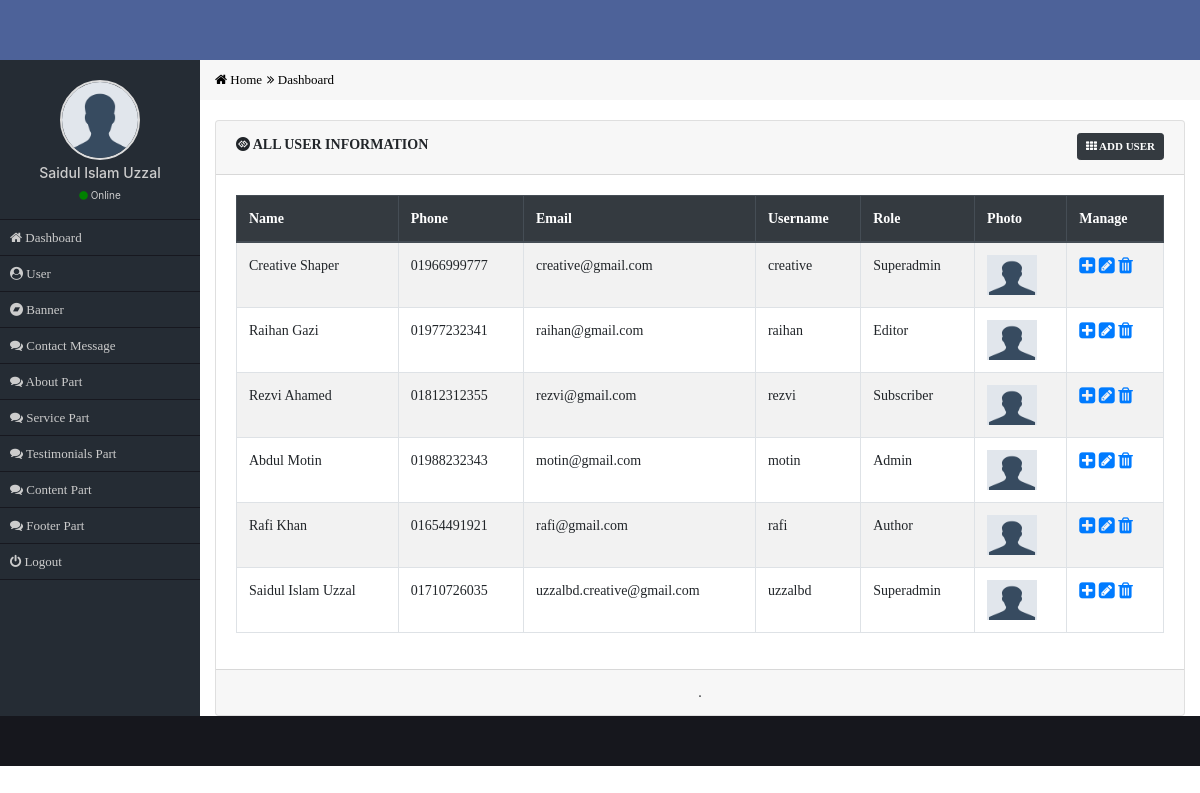
The app's page /admin/all-user.php (signed in) with its own data.
### tables this page shows
CREATE TABLE `cs_user` (
  `user_id` int(11) NOT NULL,
  `user_name` varchar(50) NOT NULL,
  `user_phone` varchar(20) NOT NULL,
  `user_email` varchar(40) NOT NULL,
  `user_username` varchar(30) NOT NULL,
  `user_password` varchar(40) NOT NULL,
  `role_id` int(11) NOT NULL,
  `user_photo` varchar(50) NOT NULL,
  `user_reg_time` datetime NOT NULL
);

CREATE TABLE `cs_role` (
  `role_id` int(11) NOT NULL,
  `role_name` varchar(20) NOT NULL
);

### admin/functions/main.php (called while the page is built, shortened)
<?php session_start();
    function get_header(){
        require_once('includes/header.php');
    }
    function get_sidebar(){
        require_once('includes/sidebar.php');
    }
    function get_footer(){
        require_once('includes/footer.php');
    }
?>

### admin/all-user.php (the view, shortened to what this page needs)
<?php
    require_once('functions/main.php');
    if($_SESSION['role']=='1'){
    get_header();
    get_sidebar();
?>
    <div class="row">
        <div class="col-md-12 main_content">
            <div class="card">
              <div class="card-header">
                  <div class="row">
                      <div class="col-md-8">
                            <h4 class="card_header_title"><i class="fa fa-gg-circle"></i> All User Information</h4>
                      </div>
                      <div class="col-md-4 text-right">
                          <a class="btn btn-sm btn-dark card_top_btn" href="add-user.php"><i class="fa fa-th"></i> Add User</a>
                      </div>
                  </div>
              </div>
              <div class="card-body">
                  <table class="table table-bordered table-striped table-hover custom_table">
                    <thead class="thead-dark">
                      <tr>
                        <th scope="col">Name</th>
                        <th scope="col">Phone</th>
                        <th scope="col">Email</th>
                        <th scope="col">Username</th>
                        <th scope="col">Role</th>
                        <th scope="col">Photo</th>
                        <th scope="col">Manage</th>
                      </tr>
                    </thead>
                    <tbody>
                      <?php
                          $sel="SELECT * FROM cs_user NATURAL JOIN cs_role ORDER BY user_id DESC";
                          $Q=mysqli_query($con,$sel);
                          while($data=mysqli_fetch_assoc($Q)){
                      ?>
                        <tr>
                          <td><?php echo $data['user_name']; ?></td>
                          <td><?= $data['user_phone']; ?></td>
                          <td><?= $data['user_email']; ?></td>
                          <td><?= $data['user_username']; ?></td>
                          <td><?= $data['role_name']; ?></td>
                          <td>
                            <?php if($data['user_photo']!=''){?>
                              <img height="40" width="50" src="uploads/<?= $data['user_photo']; ?>" alt="photo"/>
                            <?php }else{ ?>
                              <img height="40" width="50" src="uploads/avatar.png" alt="photo"/>
                            <?php } ?>
                          </td>
                          <td>
                              <a href="view-user.php?v=<?= $data['user_id']; ?>"><i class="fa fa-plus-square fa-lg"></i></a>
                              <a href="edit-user.php?e=<?= $data['user_id']; ?>"><i class="fa fa-pencil-square fa-lg"></i></a>
                              <a href="delete-user.php?d=<?= $data['user_id']; ?>"><i class="fa fa-trash fa-lg"></i></a>
                          </td>
                        </tr>
                      <?php } ?>
                    </tbody>
                  </table>
              </div>
              <div class="card-footer text-center">
                  .
              </div>
            </div>
        </div>
    </div>
<?php
    get_footer();
  }else{
    header('Location:index.php');
  }
?>

### admin/includes/header.php (shortened to what this page needs)
<!DOCTYPE html>
<html lang="en">
  <head>
    <link rel="stylesheet" href="css/font-awesome.min.css">
    <link rel="stylesheet" href="css/bootstrap.min.css">
    <link rel="stylesheet" href="css/style.css">
  </head>
  <body>
    <header>
        <div class="container-fluid header_full">
        </div>
    </header>

### admin/includes/sidebar.php
<section>
    <div class="container-fluid content_part_full">
        <div class="row">
            <div class="col-md-2 sidebar_part">
              <div class="user_part">
                <img src="images/avatar.png" alt="avatar">
                <h4><?= $_SESSION['name']; ?></h4>
                <p><i class="fa fa-circle"></i> Online</p>
              </div>
              <div class="menu">
                  <ul>
                    <li><a href="index.php"><i class="fa fa-home"></i> Dashboard</a></li>
                    <?php if($_SESSION['role']=='1'){ ?>
                    <li><a href="all-user.php"><i class="fa fa-user-circle"></i> User</a></li>
                    <?php } ?>
                    <?php if($_SESSION['role']=='1' || $_SESSION['role']=='2'){ ?>
                    <li><a href="all-banner.php"><i class="fa fa-bandcamp"></i> Banner</a></li>
                    <?php } ?>
                    <li><a href="all-message.php"><i class="fa fa-comments"></i> Contact Message</a></li>
                    <li><a href="all-about-banner.php"><i class="fa fa-comments"></i> About Part</a></li>
                    <li><a href="service-all-banner.php"><i class="fa fa-comments"></i> Service Part</a></li>
                    <li><a href="test-all-banner.php"><i class="fa fa-comments"></i> Testimonials Part</a></li>
                    <li><a href="content-all-banner.php"><i class="fa fa-comments"></i> Content Part</a></li>
                    <li><a href="footer-all-banner.php"><i class="fa fa-comments"></i> Footer Part</a></li>
                    <li><a href="logout.php"><i class="fa fa-power-off"></i> Logout</a></li>
                  </ul>
              </div>
            </div>
            <div class="col-md-10 content_part">
                <div class="row custom_bread_part">
                    <div class="col-md-12 bread">
                         <ul>
                           <li><a href="#"><i class="fa fa-home"></i> Home</a></li>
                           <li><a href="#"><i class="fa fa-angle-double-right"></i> Dashboard</a></li>
                         </ul>
                    </div>
                </div>

### admin/includes/footer.php (shortened to what this page needs)
            </div>
          </div>
        </div>
      </section>
      <footer>
      <div class="container-fluid footer_full">
      </div>
    </footer>
  </body>
</html>

### admin/css/style.css (style rules this page uses)
* { margin: 0px; padding: 0px; outline: 0px; }
img { border: 0px; }
ul, ol { list-style-type: none; }
a { text-decoration: none; }
.header_full { background-color: #4D6299; height: 60px; }
.content_part_full { background-color: #fff; }
.sidebar_part { background: #252c34; min-height: 600px; }
.user_part { text-align: center; padding: 20px 0px 0px; border-bottom: 1px solid #17181F; margin: 0px -15px; }
.user_part img { width: 80px; height: 80px; border-radius: 50%; border:2px solid #ddd; }
.user_part h4 { font-size: 14px; color: #ccc; line-height: 15px; margin-top: 5px; }
.user_part p { font-size: 10px; color: #ccc; line-height: 15px; }
.user_part p i { color: green; }
.menu { margin: 0px -15px; }
.menu ul li a { color: #ccc; font-size: 13px; font-weight: 500; text-decoration: none; font-family: verdana; line-height: 35px; display: block; border-bottom: 1px solid #17181F; padding-left: 10px; transition: all linear 0.5s; }
.custom_bread_part { background-color: #f7f7f7; }
.bread ul li { float: left; }
.bread ul li a { color: #000; line-height: 40px; display: block; font-family: verdana; font-size: 13px; }
.bread ul li a i { margin-left: 5px; }
.bread ul li:first-child a i { margin-left: 0px; }
.main_content { margin-top: 20px; font-family: verdana; font-size: 14px; }
.footer_full { height: 50px; background-color: #16171D; }
.card_header_title { font-size: 14px; font-weight: bold; margin-top: 4px; font-family: verdana; text-transform: uppercase; }
.card_top_btn { font-size: 11px; font-weight: 600; text-transform: uppercase; }

### records on screen
cs_user: user_name "Creative Shaper", user_phone "01966999777", user_email "creative@gmail.com", user_username "creative", role.role_name "Superadmin"
cs_user: user_name "Raihan Gazi", user_phone "01977232341", user_email "raihan@gmail.com", user_username "raihan", role.role_name "Editor"
cs_user: user_name "Rezvi Ahamed", user_phone "01812312355", user_email "rezvi@gmail.com", user_username "rezvi", role.role_name "Subscriber"
cs_user: user_name "Abdul Motin", user_phone "01988232343", user_email "motin@gmail.com", user_username "motin", role.role_name "Admin"
cs_user: user_name "Rafi Khan", user_phone "01654491921", user_email "rafi@gmail.com", user_username "rafi", role.role_name "Author"
cs_user: user_name "Saidul Islam Uzzal", user_phone "01710726035", user_email "uzzalbd.creative@gmail.com", user_username "uzzalbd", role.role_name "Superadmin"

### other values on screen
$_SESSION['name'] "Saidul Islam Uzzal"
